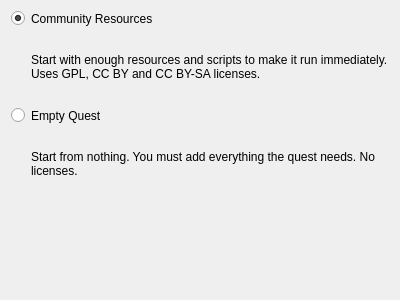
<?xml version="1.0" encoding="UTF-8"?>
<ui version="4.0">
 <class>SolarusEditor::NewQuestDialogContentsPage</class>
 <widget class="QWizardPage" name="SolarusEditor::NewQuestDialogContentsPage">
  <property name="geometry">
   <rect>
    <x>0</x>
    <y>0</y>
    <width>400</width>
    <height>300</height>
   </rect>
  </property>
  <property name="windowTitle">
   <string>WizardPage</string>
  </property>
  <property name="title">
   <string>Initial Quest Contents</string>
  </property>
  <property name="subTitle">
   <string>Choose the set of files to be the quest's initial contents.</string>
  </property>
  <layout class="QVBoxLayout" name="verticalLayout">
   <item>
    <layout class="QFormLayout" name="formLayout">
     <item row="0" column="0">
      <widget class="QRadioButton" name="cr_button">
       <property name="text">
        <string/>
       </property>
       <property name="icon">
        <iconset resource="../../resources/images.qrc">
         <normaloff>:/images/icon_copy.png</normaloff>:/images/icon_copy.png</iconset>
       </property>
       <property name="checked">
        <bool>true</bool>
       </property>
      </widget>
     </item>
     <item row="0" column="1">
      <widget class="QLabel" name="cr_title">
       <property name="text">
        <string>Community Resources</string>
       </property>
      </widget>
     </item>
     <item row="2" column="0">
      <widget class="QRadioButton" name="bq_button">
       <property name="text">
        <string/>
       </property>
       <property name="icon">
        <iconset resource="../../resources/images.qrc">
         <normaloff>:/images/ground_empty.png</normaloff>:/images/ground_empty.png</iconset>
       </property>
      </widget>
     </item>
     <item row="2" column="1">
      <widget class="QLabel" name="bq_title">
       <property name="text">
        <string>Empty Quest</string>
       </property>
      </widget>
     </item>
     <item row="1" column="1">
      <widget class="QLabel" name="cr_description">
       <property name="text">
        <string>&lt;html&gt;&lt;head/&gt;&lt;body&gt;&lt;p&gt;Start with enough resources and scripts to make it run immediately. Uses GPL, CC BY and CC BY-SA licenses.&lt;/p&gt;&lt;/body&gt;&lt;/html&gt;</string>
       </property>
       <property name="wordWrap">
        <bool>true</bool>
       </property>
      </widget>
     </item>
     <item row="3" column="1">
      <widget class="QLabel" name="bq_description">
       <property name="text">
        <string>&lt;html&gt;&lt;head/&gt;&lt;body&gt;&lt;p&gt;Start from nothing. You must add everything the quest needs. No licenses.&lt;/p&gt;&lt;/body&gt;&lt;/html&gt;</string>
       </property>
       <property name="wordWrap">
        <bool>true</bool>
       </property>
      </widget>
     </item>
    </layout>
   </item>
  </layout>
 </widget>
 <resources>
  <include location="../../resources/images.qrc"/>
 </resources>
 <connections/>
</ui>
